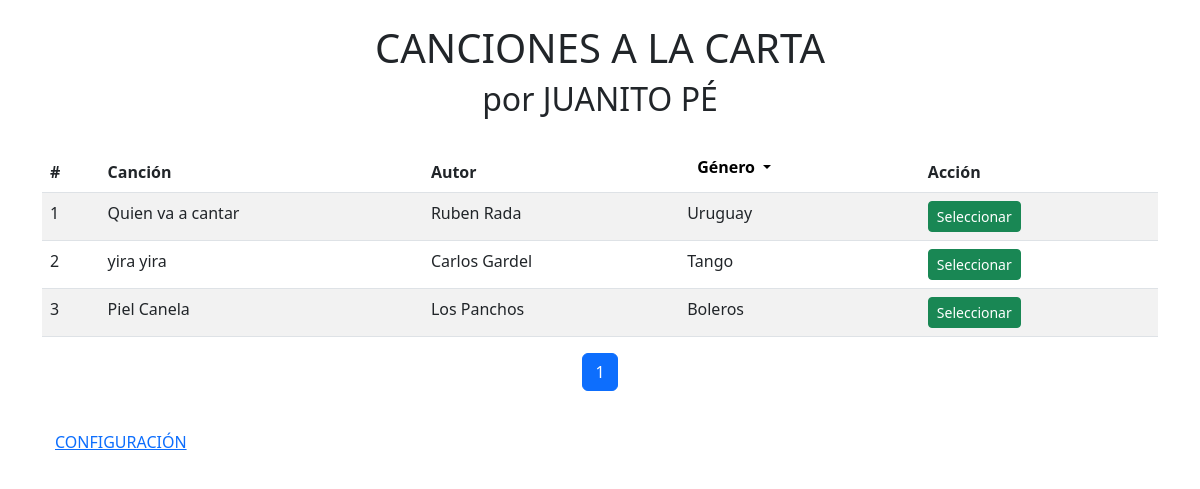
/1, run on an earlier commit of the app's database.
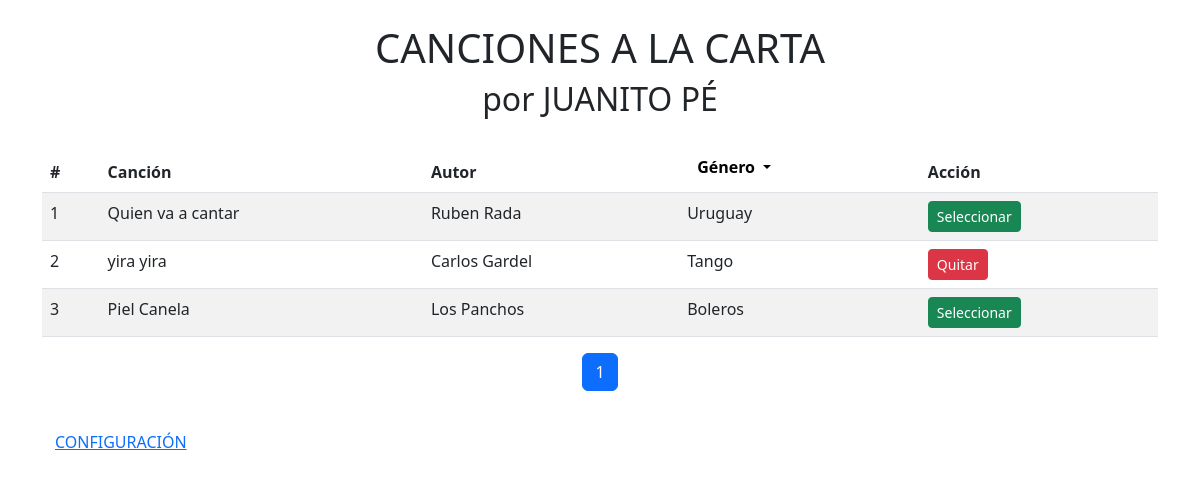
And on a later commit of the database.
### models/playlist.py (models this page shows, shortened)
class PlayList(db.Model):
    __tablename__ = "playlist"
    id = db.Column(db.Integer, primary_key=True)
    name = db.Column(db.String(80), nullable=False)
    author = db.Column(db.String(80), nullable=False)
    selected = db.Column(db.Boolean, default=False)
    genero_id = db.Column(db.Integer, db.ForeignKey("genero.id"), nullable=False)
    genero = db.relationship("Genero", back_populates="playlist")

class Genero(db.Model):
    __tablename__ = "genero"
    id = db.Column(db.Integer, primary_key=True)
    name = db.Column(db.String(80), nullable=False)
    playlist = db.relationship("PlayList", back_populates = "genero")

### app.py (the view)
@app.route('/<int:page_num>')
def user(page_num):
    genero_id = request.args.get('genero')
    query = PlayList.query
    if genero_id:
        query = query.filter_by(genero_id=genero_id)
    songs = query.paginate(per_page=20, page=page_num, error_out=True)
    generos = Genero.query.all()
    return render_template('user.html', songs=songs, generos=generos)

### templates/user.html (shortened to what this page needs)
<!DOCTYPE html>
<html lang="es">
<head>
    <link rel="stylesheet" href="{{ url_for('static', filename='css/styles.css') }}">
    <link href="https://cdn.jsdelivr.net/npm/bootstrap@5.3.0/dist/css/bootstrap.min.css" rel="stylesheet">
</head>
<body>
    <div class="container mt-4">
        <h1 class="text-center">CANCIONES A LA CARTA</h1>
        <h2 class="text-center">por JUANITO PÉ</h2>
        <table class="table table-striped mt-4">
            <thead>
                <tr>
                    <th>#</th>
                    <th>Canción</th>
                    <th>Autor</th>
                    <th>
                        <div class="dropdown">
                            <button class="dropdown-toggle" type="button" id="dropdownGenero" data-bs-toggle="dropdown" aria-expanded="false">
                                Género
                            </button>
                        </div>
                    </th>
                    <th>Acción</th>
                </tr>
            </thead>
            <tbody>
                {% for song in songs.items %}
                    <tr>
                        <td>{{ song.id }}</td>
                        <td>{{ song.name }}</td>
                        <td>{{ song.author }}</td>
                        <td>{{ song.genero.name }}</td>
                        <td>
                            {% if song.selected %}
                                <form method="POST" action="{{ url_for('deselect_song', song_id=song.id) }}" style="display:inline;">
                                    <button type="submit" class="btn btn-danger btn-sm">Quitar</button>
                                </form>
                            {% else %}
                                <form method="POST" action="{{ url_for('select_song', song_id=song.id) }}" style="display:inline;">
                                    <button type="submit" class="btn btn-success btn-sm">Seleccionar</button>
                                </form>
                            {% endif %}
                        </td>
                    </tr>
                {% endfor %}
            </tbody>
        </table>
        <nav>
            <ul class="pagination justify-content-center">
                {% for page in songs.iter_pages() %}
                    {% if page %}
                        <li class="page-item {% if page == songs.page %}active{% endif %}">
                            <a class="page-link" href="{{ url_for('user', page_num=page) }}">{{ page }}</a>
                        </li>
                    {% else %}
                        <li class="page-item disabled">
                            <span class="page-link">…</span>
                        </li>
                    {% endif %}
                {% endfor %}
            </ul>
        </nav>
        <a href="{{ url_for('admin_panel.index') }}" class="btn btn-link mt-3">CONFIGURACIÓN</a>
    </div>
</body>
</html>

### static/css/styles.css (style rules this page uses)
body { background-color: #f0e68c; font-family: Arial, sans-serif; text-align: center; }
.container { margin: 20px auto; width: 80%; }
.dropdown-toggle { background-color: white !important; border: none !important; color: black !important; font-weight: 700 !important; font-size: 16px; padding: 5px 10px; box-shadow: none !important; }
.dropdown-toggle::after { color: black !important; }

What changed in the data, as far as the page shows it:
changed PlayList "yira yira": selected "Seleccionar" → "Quitar"
